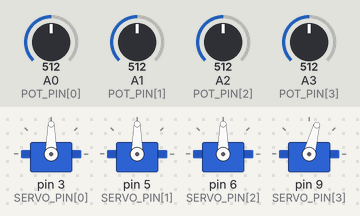
Simulated run of this sketch. Board: Arduino Uno, built with avr-gcc and run on an emulated ATmega328P. Shown: 4 × servo. The test bench sets the inputs (shaded band); at power-on: A0 (POT_PIN[0]) = 512, A1 (POT_PIN[1]) = 512, A2 (POT_PIN[2]) = 512, A3 (POT_PIN[3]) = 512.

Above: at 2.4 s.
2.5 s: A0 (POT_PIN[0]) set to 992
At 3.5 s:
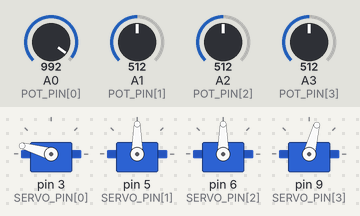
4.6 s: A1 (POT_PIN[1]) set to 992
At 5.9 s:
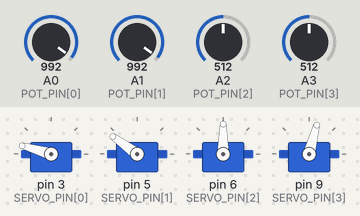
6.6 s: A2 (POT_PIN[2]) set to 716
At 7.2 s:
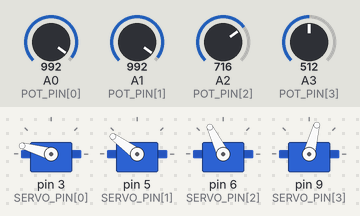
8.3 s: A3 (POT_PIN[3]) set to 716
At 9.5 s:
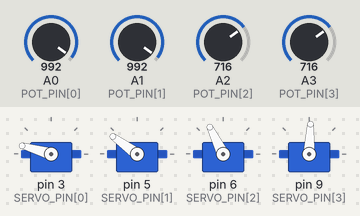
9.9 s: A0 (POT_PIN[0]) set to 306
At 12.0 s:
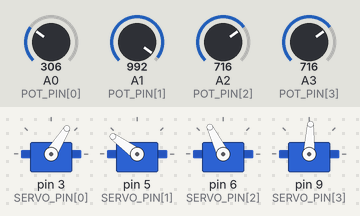
12.3 s: A1 (POT_PIN[1]) set to 716
At 12.9 s:
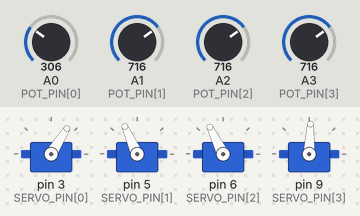
Timing chart, 0 to 15.1 s (numbered marks = the images above; inputs shaded):
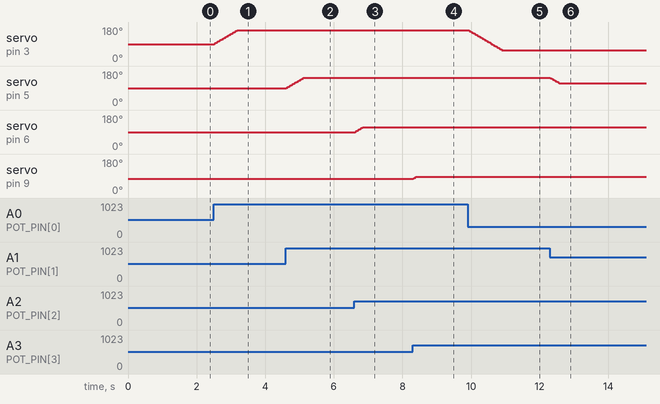

Measured:
- after the input at 2.5 s, servo on pin 3 (SERVO_PIN[0]): moves from 90° to 164° over 0.68 s, starting at once
- after the input at 4.6 s, servo on pin 5 (SERVO_PIN[1]): moves from 90° to 144° over 0.49 s, starting at once
- after the input at 6.6 s, servo on pin 6 (SERVO_PIN[2]): 90° → 116° at once
- after the input at 8.3 s, servo on pin 9 (SERVO_PIN[3]): 75° → 87° at once
- after the input at 9.9 s, servo on pin 3 (SERVO_PIN[0]): moves from 164° to 58° over 0.98 s, starting at once
- after the input at 12.3 s, servo on pin 5 (SERVO_PIN[1]): 144° → 114° at once

The sketch:

robotic_sketch.ino
```cpp
// 4-servo robotic arm with potentiometers - compiles, not yet tested on hardware
#include <Servo.h>

const int NUM = 4;
const int POT_PIN[NUM]   = {A0, A1, A2, A3};
const int SERVO_PIN[NUM] = {3, 5, 6, 9};

// Safe angle range for each joint: base, shoulder, elbow, gripper
const int MIN_ANGLE[NUM] = {10, 30, 20, 40};
const int MAX_ANGLE[NUM] = {170, 150, 160, 110};

const int DEADBAND = 2;      // ignore changes smaller than this (degrees)
const int STEP = 2;          // max degrees moved per loop, for smooth motion

Servo joint[NUM];
int current[NUM];

int readAngle(int i) {
  long total = 0;
  for (int k = 0; k < 8; k++) total += analogRead(POT_PIN[i]);  // average 8 reads
  int raw = total / 8;
  return map(raw, 0, 1023, MIN_ANGLE[i], MAX_ANGLE[i]);
}

void setup() {
  Serial.begin(9600);
  for (int i = 0; i < NUM; i++) {
    current[i] = readAngle(i);       // start where the knobs are
    joint[i].attach(SERVO_PIN[i]);
    joint[i].write(current[i]);
    delay(300);                      // start servos one at a time to limit the current surge
  }
}

void loop() {
  for (int i = 0; i < NUM; i++) {
    int target = readAngle(i);
    int diff = target - current[i];

    if (abs(diff) > DEADBAND) {
      current[i] += constrain(diff, -STEP, STEP);  // move a little toward the target
      joint[i].write(current[i]);
    }
  }
  delay(15);
}
```
